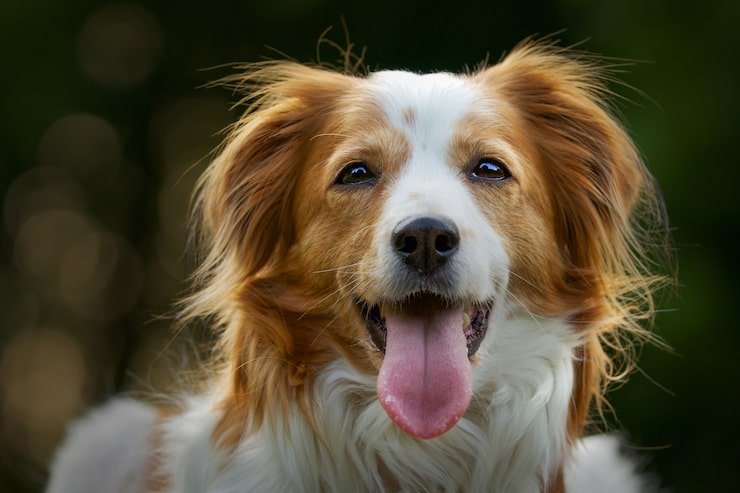
#> input picture dog.jpg, 740 x 493 px
$ jupyter execute 1.ipynb
#> lines starting #> are read from the running program, lines starting #| are printed output that depends on the picture; after the words box and inside, x2 and y2 are one past the last pixel; in counts of white or black regions, pixels touching at a corner belong together
### Write a python program to implement image negative and thresholding operations.

[cell 1]
import cv2
import matplotlib.pyplot as plt

[cell 2]
image = cv2.imread('../dog.jpg')
#> image is the input picture: shape (493, 740, 3); mean B, G, R 52.5, 74.7, 83.4

[cell 3]
gray = cv2.cvtColor(image, cv2.COLOR_BGR2GRAY)
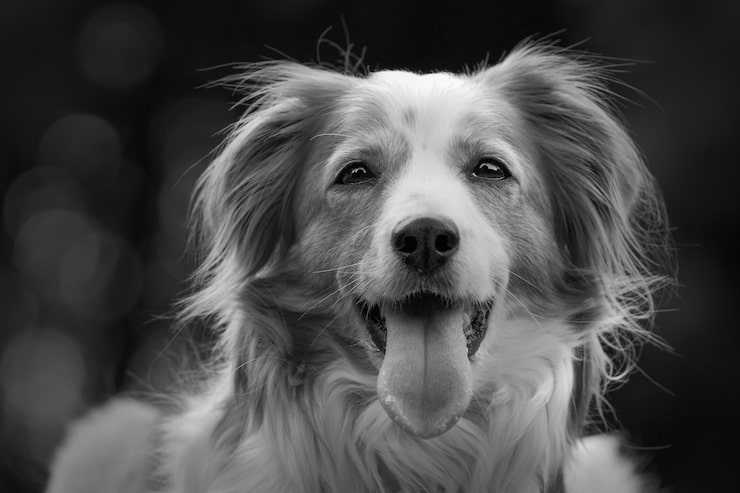
#> gray: shape (493, 740); min 0, max 253, mean 74.8

[cell 4]
negative = 255 - gray
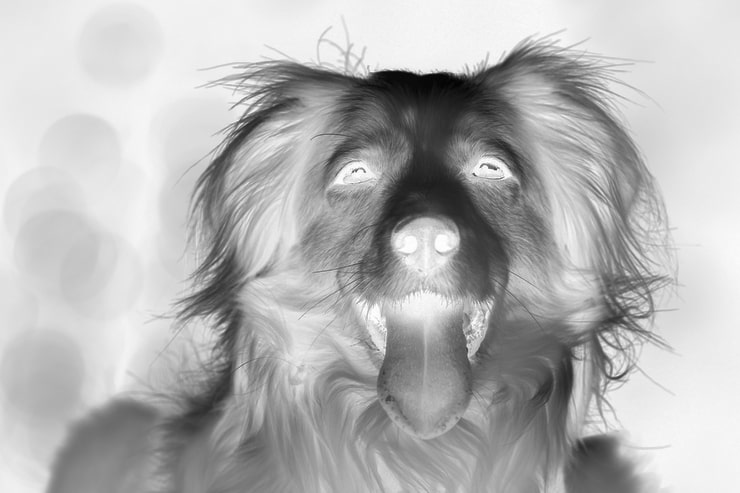
#> negative: shape (493, 740); min 2, max 255, mean 180.2

[cell 5]
import numpy as np
binary = np.where(gray > 127, 255, 0).astype(np.uint8)
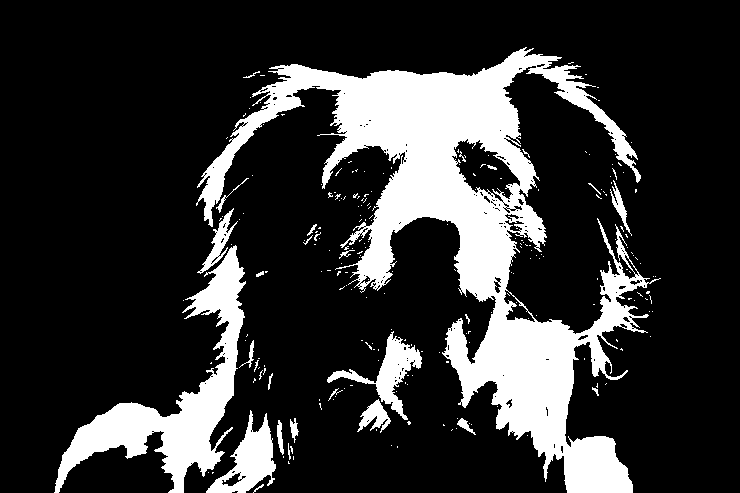
#> binary: shape (493, 740); 20% white; 234 white regions (207 under 20 px), largest, box (x1, y1, x2, y2) and area: (196, 47, 661, 493) 53506, (54, 245, 246, 493) 11942, (206, 410, 276, 493) 2422

[cell 6]
plt.figure(figsize=(12, 4))

plt.subplot(1, 3, 1)
plt.imshow(gray, cmap="gray")
plt.title("Grayscale Image")
plt.axis("off")

plt.subplot(1, 3, 2)
plt.imshow(negative, cmap="gray")
plt.title("Image Negative")
plt.axis("off")

plt.subplot(1, 3, 3)
plt.imshow(binary, cmap="gray")
plt.title("Thresholded Image")
plt.axis("off")

plt.tight_layout()
plt.show()
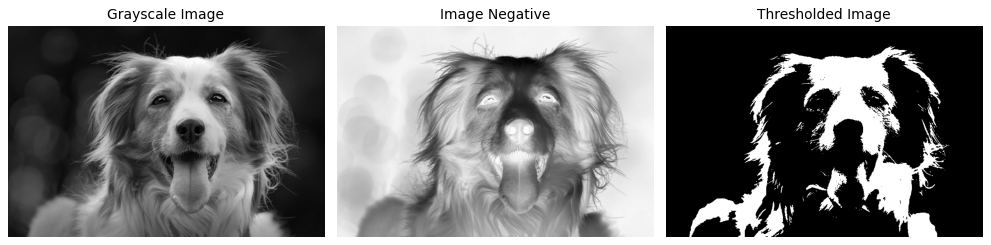
#> figure drawn by matplotlib, 3 panels

$ run again, with cat.jpg copied over dog.jpg
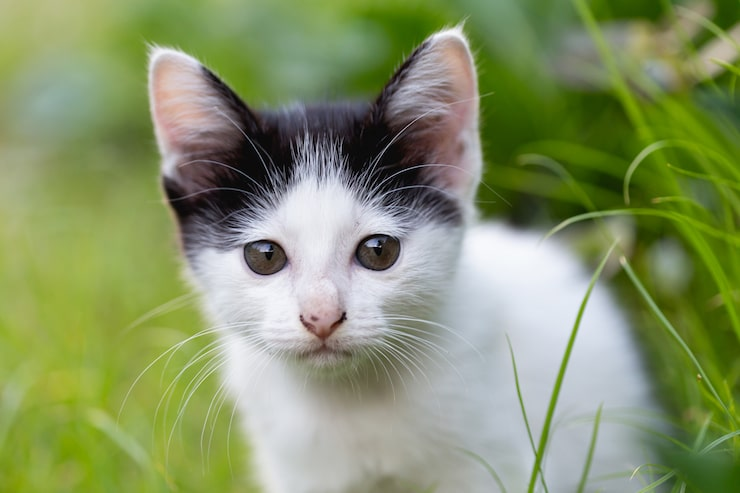
#> input picture cat.jpg, 740 x 493 px
#> image is the input picture: shape (493, 740, 3); mean B, G, R 104.4, 147.7, 134.5
#> `binary = np.where(gray > 127, 255, 0).astype(np.uint8)`:
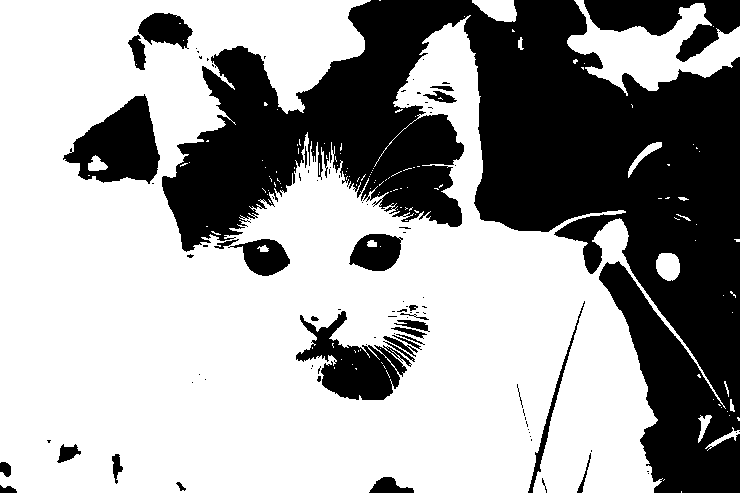
#> binary: shape (493, 740); 63.2% white; 97 black regions (66 under 20 px), largest, box (x1, y1, x2, y2) and area: (162, 0, 740, 493) 112054, (63, 94, 160, 184) 5059, (584, 0, 740, 62) 4667
#> `plt.show()`:
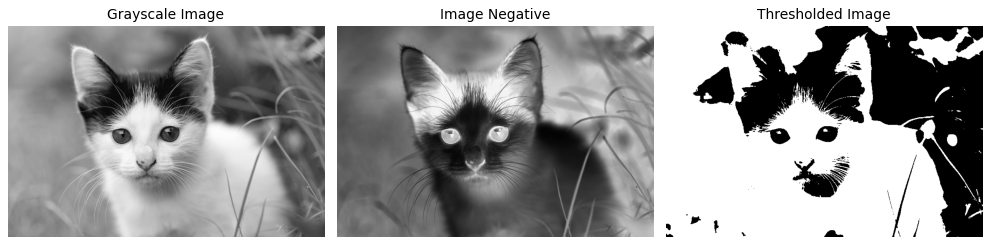
#> figure drawn by matplotlib, 3 panels
